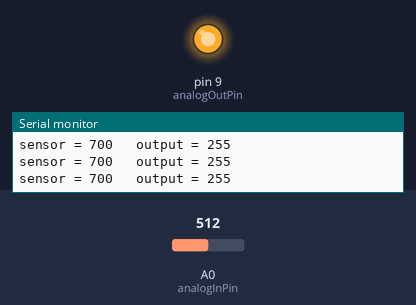
Simulated run of this sketch. Board: Arduino Uno, built with avr-gcc and run on an emulated ATmega328P. Shown: output pins drawn as LEDs (lit = HIGH), the last lines printed to the serial monitor. The test bench sets the inputs (shaded band); at power-on: A0 (analogInPin) = 512.

Above: at 1.2 s.
1.3 s: A0 (analogInPin) set to 684
4.3 s: A0 (analogInPin) set to 711
At 4.9 s:
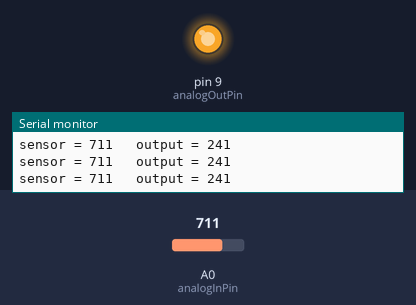
5.8 s: A0 (analogInPin) set to 900
At 6.5 s:
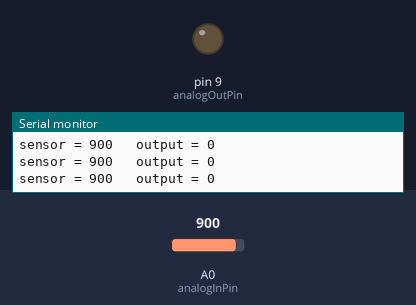
Timing chart, 0 to 8.8 s (numbered marks = the images above; inputs shaded):
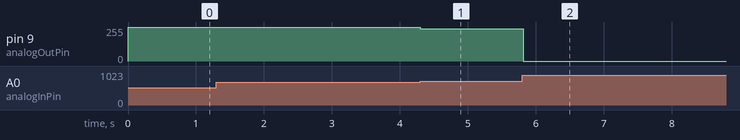

The sketch:

LED.ino
```cpp
const int analogInPin = A0;  // Analog input pin that the potentiometer is attached to
const int analogOutPin = 9; // Analog output pin that the LED is attached to

int sensorValue = 0;        // value read from the pot
int outputValue = 0;        // value output to the PWM (analog out)


void setup() {
  // initialize serial communications at 9600 bps:
  Serial.begin(9600);
  pinMode(analogOutPin, OUTPUT);
}

void loop() {
  sensorValue = analogRead(analogInPin);
  if (sensorValue < 700) sensorValue = 700;
  if (sensorValue > 900) sensorValue = 900;
  outputValue = map(sensorValue, 700, 900, 255, 0);
  //if(sensorValue>900) digitalWrite (analogOutPin, LOW);
  //if(sensorValue<700) digitalWrite (analogOutPin, HIGH);
  analogWrite(analogOutPin, outputValue);


  // print the results to the serial monitor:
  Serial.print("sensor = " );
  Serial.print(sensorValue);
  Serial.print("\t output = ");
  Serial.println(outputValue);
  delay(2);
}
```

Measured:
- after the input at 4.3 s, pin 9 (analogOutPin): 255/255 → 241/255 at once
- after the input at 5.8 s, pin 9 (analogOutPin): 241/255 → 0/255 at once
